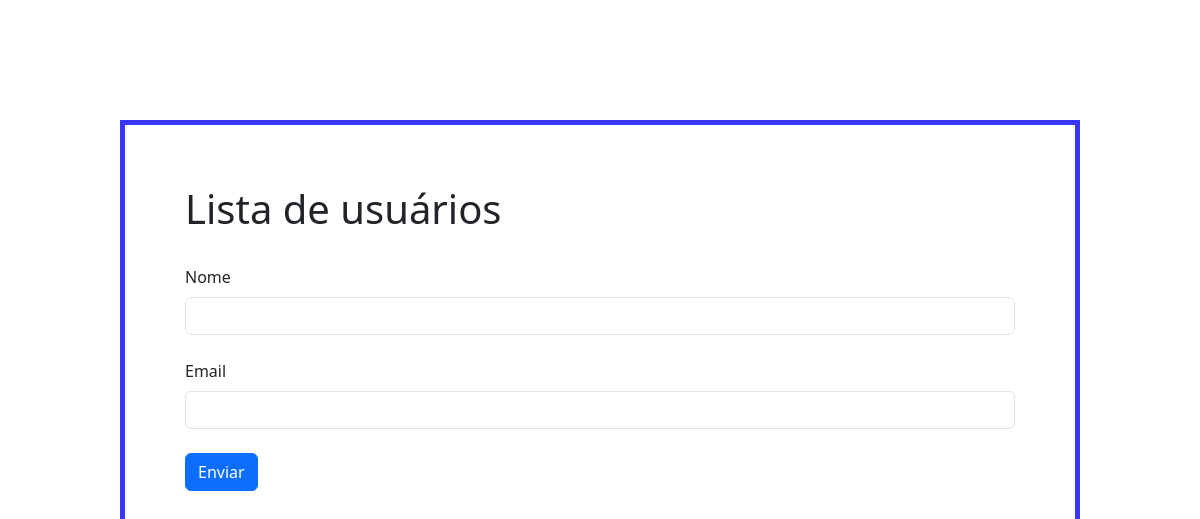
The page /user/add on the database as committed earlier.
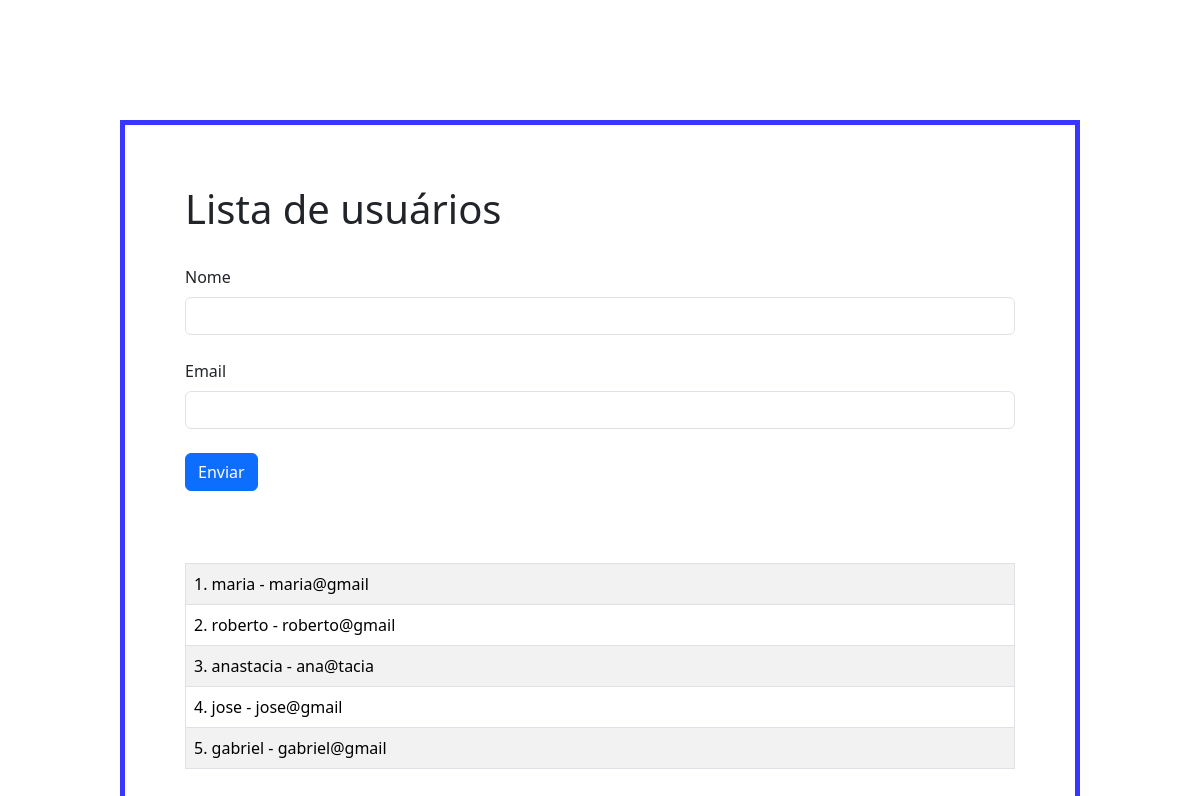
The same page on the database as committed later.
### roda_teste.py (models this page shows, shortened)
class Users(db.Model):
    id = db.Column(db.Integer, primary_key = True)
    name = db.Column(db.String(200), nullable = False)
    email = db.Column(db.String(120), nullable = False, unique = True)

### roda_teste.py (the view, shortened to what this page needs)
@app.route("/user/add", methods=['GET', 'POST']) #FUNCIONOU
def user():
    name = None
    form = UserForm()
    our_users = Users.query.order_by(Users.id)
    return render_template('add_user.html',
        form = form,
        name = name,
        our_users = our_users )

### roda_teste.py
class UserForm(FlaskForm):
    name = StringField("Nome", validators=[DataRequired()]) #mostra se você preencheu o formulário
    email = StringField("Email", validators=[DataRequired()]) #mostra se você preencheu o formulário
    submit = SubmitField('Enviar')

### templates/add_user.html (shortened to what this page needs)
<!DOCTYPE html>
<html lang="en">
<head>
    <link href="https://cdn.jsdelivr.net/npm/bootstrap@5.3.3/dist/css/bootstrap.min.css" rel="stylesheet"
>
</head>
<body>
    <body>
        {%block content%}
        {% if name %}
        <h1>Olá, {{name}}!!</h1>
        {% else %}
        <h1>Lista de usuários</h1>
        <br>
        <form method="POST">
            {{ form.name.label(class = 'form-label') }}
            {{ form.name(class = 'form-control')}}
            <br>
            {{ form.email.label(class = 'form-label') }}
            {{ form.email(class = 'form-control')}}
            <br>
            {{ form.submit(class = 'btn btn-primary') }}
        </form>
        <br><br>
        <table class="table table-hover table-bordered table-striped ">
        {% for our_user in our_users %}
        <tr>
           <td> {{ our_user.id }}. {{ our_user.name }} - {{ our_user.email }}</td>
        </tr>
        {% endfor %}
        <br>
    </table>
        {%endif%}
        {%endblock%}
    </body>
</body>
</html>

### templates/add_user.html (style rules this page uses)
body { margin: 10%; border: solid 5px rgb(57, 54, 255); padding: 5%; }

Rows that differ between the two databases and show on the page:
added Users: id "1", name "maria", email "maria@gmail"
added Users: id "2", name "roberto", email "roberto@gmail"
added Users: id "3", name "anastacia", email "ana@tacia"
added Users: id "4", name "jose", email "jose@gmail"
added Users: id "5", name "gabriel", email "gabriel@gmail"
